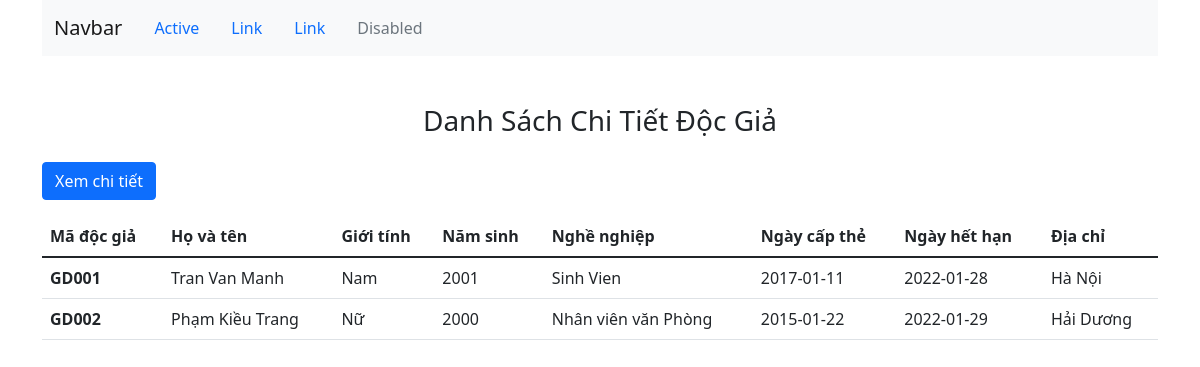
The page / on the database its author committed.
### tables this page shows
CREATE TABLE `docgia` (
  `madg` varchar(20) NOT NULL,
  `hovaten` varchar(20) NOT NULL,
  `gioitinh` varchar(20) NOT NULL,
  `namsinh` int(11) NOT NULL,
  `nghenghiep` varchar(100) NOT NULL,
  `ngaycapthe` date NOT NULL,
  `ngayhethan` date NOT NULL,
  `diachi` varchar(100) NOT NULL
);

### src/controller/DocGiacontroller.php (called while the page is built, shortened)
<?php
require_once 'model/DocGiaModel.php';
class DocGiaController{
    function index(){
        $bdModal = new DocGiaModal();
        $bdonor = $bdModal->getAllBD();
        require_once 'view/DocGia/index.php';
    }
}
?>

### src/index.php (called while the page is built, shortened)
<?php
    $action     = isset($_GET['action']) ? $_GET['action'] : 'index';
    $object = new $classController();
    $object->$action();
?>

### src/model/DocGiaModel.php (called while the page is built, shortened)
<?php
class DocGiaModal{
    public function getAllBD(){
        $conn = $this->connectDb();
        $sql = "SELECT * FROM docgia";
        $result = mysqli_query($conn, $sql);
        $arr_bd = [];
        if(mysqli_num_rows($result)>0){
            $arr_bd = mysqli_fetch_all($result, MYSQLI_ASSOC);
        }
        return $arr_bd;
    }
    public function connectDb() {
        $connection = mysqli_connect(DB_HOST, DB_USERNAME, DB_PASSWORD, DB_NAME);
        return $connection;
    }
}
?>

### src/view/DocGia/index.php (the view)
<?php
require 'view/template/header.php'
?>
<main>
    <div class="container">
        <div class="row">
            <div class="col-md-12 d-flex justify-content-center mb-3">
                <h3>Danh Sách Chi Tiết Độc Giả</h3>
            </div>
            <div class="col-md-12 mb-3">
                <a href="index.php?controller=docgia&action=admin"><button class="btn btn-primary">Xem chi tiết</button></a>
            </div>
            <div class="col-md-12">
                <table class="table">
                    <thead>
                        <tr>
                            <th scope="col"> Mã độc giả</th>
                            <th scope="col">Họ và tên</th>
                            <th scope="col">Giới tính</th>
                            <th scope="col"> Năm sinh</th>
                            <th scope="col">Nghề nghiệp</th>
                            <th scope="col"> Ngày cấp thẻ</th>
                            <th scope="col">Ngày hết hạn</th>
                            <th scope="col">Địa chỉ</th>
                        </tr>
                    </thead>
                    <tbody>
                        <?php
                        foreach ($bdonor as $bd) {
                        ?>
                            <tr>
                                <th scope="row"><?php echo $bd['madg'] ?></th>
                                <td><?php echo $bd['hovaten'] ?></td>
                                <td><?php echo $bd['gioitinh'] ?></td>
                                <td><?php echo $bd['namsinh'] ?></td>
                                <td><?php echo $bd['nghenghiep'] ?></td>
                                <td><?php echo $bd['ngaycapthe'] ?></td>
                                <td><?php echo $bd['ngayhethan'] ?></td>
                                <td><?php echo $bd['diachi'] ?></td>
                            </tr>
                        <?php
                        }
                        ?>
                    </tbody>
                </table>
            </div>
        </div>
    </div>
</main>

### src/view/template/header.php (shortened to what this page needs)
<!DOCTYPE html>
<html lang="en">
<head>
    <link href="https://cdn.jsdelivr.net/npm/bootstrap@5.1.3/dist/css/bootstrap.min.css" rel="stylesheet">
    <link rel="stylesheet" href="https://cdn.jsdelivr.net/npm/bootstrap-icons@1.7.2/font/bootstrap-icons.css">
</head>
<body style="background-color: #fff;">
    <div class="container mb-5">
        <nav class="navbar navbar-expand-lg navbar-light bg-light">
            <div class="container-fluid">
                <a class="navbar-brand" href="#">Navbar</a>
                <div class="collapse navbar-collapse" id="navbarSupportedContent">
                <ul class="nav justify-content-center">
                    <li class="nav-item">
                        <a class="nav-link active" aria-current="page" href="#">Active</a>
                    </li>
                    <li class="nav-item">
                        <a class="nav-link" href="#">Link</a>
                    </li>
                    <li class="nav-item">
                        <a class="nav-link" href="#">Link</a>
                    </li>
                    <li class="nav-item">
                        <a class="nav-link disabled">Disabled</a>
                    </li>
                    </ul>
                </div>
            </div>
        </nav>
    </div>

### rows shown on the page
docgia: madg "GD001", hovaten "Tran Van Manh", gioitinh "Nam", namsinh "2001", nghenghiep "Sinh Vien", ngaycapthe "2017-01-11", ngayhethan "2022-01-28", diachi "Hà Nội"
docgia: madg "GD002", hovaten "Phạm Kiều Trang", gioitinh "Nữ", namsinh "2000", nghenghiep "Nhân viên văn Phòng", ngaycapthe "2015-01-22", ngayhethan "2022-01-29", diachi "Hải Dương"
